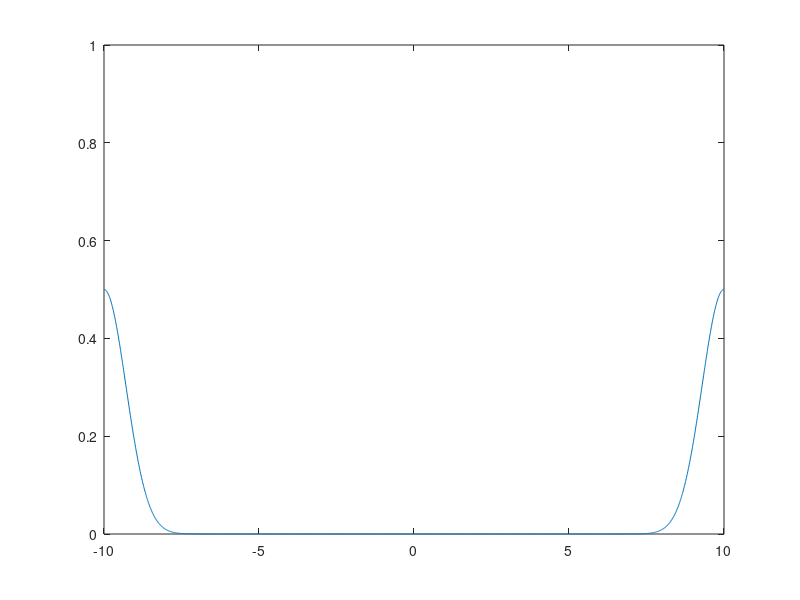

This figure's MATLAB source:

xs = -10:.01:10;

for t=0:.2:10
  u_at_t = (exp(-(xs-t).^2) + exp(-(xs+t).^2)) / 2;
  plot(xs, u_at_t)
  axis([-10 10 0 1])
  pause(0.1)
end
